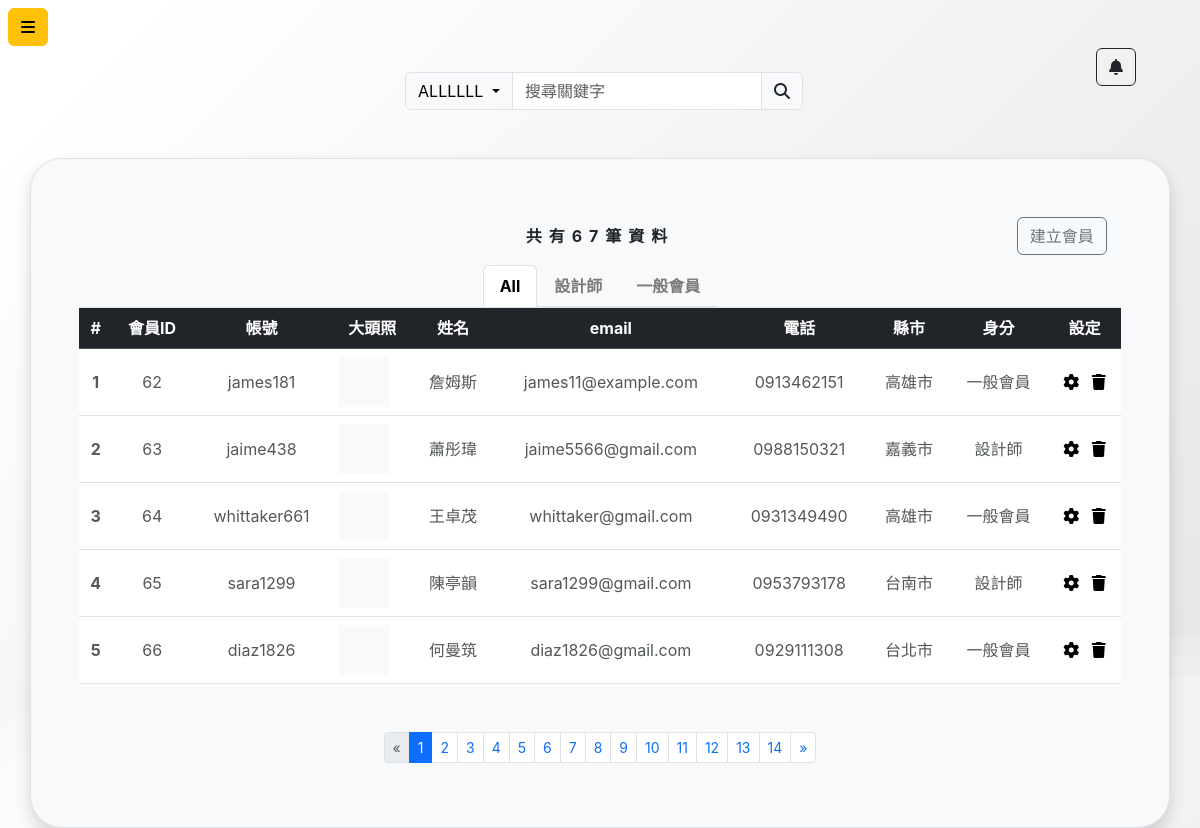
The page /membersystem/memberSys.php (signed in) on the database its author committed.
### tables this page shows
CREATE TABLE `membershipsystem` (
  `MS_ID` int(11) NOT NULL,
  `account` varchar(20) NOT NULL,
  `password` varchar(25) NOT NULL,
  `img` varchar(100) NOT NULL DEFAULT '1.jpg',
  `memberName` varchar(50) NOT NULL,
  `email` varchar(50) NOT NULL,
  `PhoneNumber` varchar(20) DEFAULT NULL,
  `ADD_city` int(5) NOT NULL DEFAULT 23,
  `ADD_detail` varchar(50) DEFAULT NULL,
  `JoinDate` timestamp NOT NULL DEFAULT current_timestamp(),
  `designerOrNot` tinyint(1) NOT NULL,
  `isValid` int(1) NOT NULL DEFAULT 1
);

CREATE TABLE `city` (
  `CityID` int(11) NOT NULL,
  `CityName` varchar(100) NOT NULL
);

### membersystem/memberSys.php (the view, shortened to what this page needs)
<?php
require_once("../conn.php");
$cityArray = array(
  0 => array('CityID' => 1, 'CityName' => '台北市',),
  1 => array('CityID' => 2, 'CityName' => '新北市',),
  2 => array('CityID' => 3, 'CityName' => '桃園市'),
  3 => array('CityID' => 4, 'CityName' => '台中市'),
  4 => array('CityID' => 5, 'CityName' => '台南市'),
  5 => array('CityID' => 6, 'CityName' => '高雄市'),
  6 => array('CityID' => 7, 'CityName' => '基隆市'),
  7 => array('CityID' => 8, 'CityName' => '新竹市'),
  8 => array('CityID' => 9, 'CityName' => '嘉義市'),
  9 => array('CityID' => 10, 'CityName' => '苗栗縣'),
  10 => array('CityID' => 11, 'CityName' => '彰化縣'),
  11 => array('CityID' => 12, 'CityName' => '南投縣'),
  12 => array('CityID' => 13, 'CityName' => '雲林縣'),
  13 => array('CityID' => 14, 'CityName' => '嘉義縣'),
  14 => array('CityID' => 15, 'CityName' => '屏東縣'),
  15 => array('CityID' => 16, 'CityName' => '宜蘭縣'),
  16 => array('CityID' => 17, 'CityName' => '花蓮縣'),
  17 => array('CityID' => 18, 'CityName' => '台東縣'),
  18 => array('CityID' => 19, 'CityName' => '澎湖縣'),
  19 => array('CityID' => 20, 'CityName' => '金門縣'),
  20 => array('CityID' => 21, 'CityName' => '連江縣'),
  21 => array('CityID' => 22, 'CityName' => '新竹縣')
);
if (isset($_GET['query']) && !empty($_GET['query'])) {
  $query = $_GET['query'];
  if (isset($_GET['search_field']) && !empty($_GET['search_field'])) {
    if ($_GET['search_field'] == '姓名') {
      $search = "`memberName` LIKE '%$query%' AND";
    } elseif ($_GET['search_field'] == '會員ID') {
      $search = "`MS_ID` LIKE '%$query%' AND";
    } elseif ($_GET['search_field'] == '居住縣市') {
      $matchCityData = '';
      foreach ($cityArray as $city) {
        if (strpos($city['CityName'], $query) !== false) {
          $matchCityData .= intval($city['CityID']) . ',';
        }
      }
      $matchCityData = rtrim($matchCityData, ',');
      if (!empty($matchCityData)) {
        $search = "`ADD_city` IN ($matchCityData) AND";
      } else {
        $search = "`ADD_city` LIKE '%$query%' AND";
      }
    } elseif ($_GET['search_field'] == '全域搜尋') {
      $search = "(
      `MS_ID` LIKE '%$query%' OR
      `account` LIKE '%$query%' OR
      `memberName` LIKE '%$query%' OR
      `email` LIKE '%$query%' OR
      `PhoneNumber` LIKE '%$query%' OR
      `ADD_city` IN (SELECT `CityID` FROM `city` WHERE `CityName` LIKE '%$query%')) AND";
    }
  }
} else {
  $query = "";
  $search = "";
}
$page = isset($_GET["page"]) ? (int)$_GET["page"] : 1;
$perPage = 5;
$pageStart = $perPage * ($page - 1);
$sql22 = "SELECT * FROM `city`";
$cid = isset($_GET["cid"]) ? (int)$_GET["cid"] : 2;
if ($cid === 2) {
  $designerSQL = "";
} else {
  $designerSQL = "`designerOrNot` = $cid AND";
}
$search_field = isset($_GET['search_field']) ? $_GET['search_field'] : '';
$search_query = isset($_GET['query']) ? $query : '';
$sql = "SELECT * FROM `membershipsystem` WHERE $designerSQL $search isValid = 1  LIMIT $pageStart, $perPage;";
$sqlAll = "SELECT * FROM `membershipsystem` WHERE $designerSQL $search isValid = 1";
$sqlCity = "SELECT * FROM `city`";
$sql2 = "SELECT * FROM `membershipsystem` WHERE `designerOrNot`";
try {
  $result22 = $conn->query($sql22);
  $resultCity = $conn->query($sqlCity);
  $rowsCity = $resultCity->fetch_all(MYSQLI_ASSOC);
  $result = $conn->query($sql);
  $resultAll = $conn->query($sqlAll);
  $result2 = $conn->query($sql2);
  $msgCount = $resultAll->num_rows;
  $rows = $result->fetch_all(MYSQLI_ASSOC);
  if ($msgCount) {
    $totalPage = ceil($msgCount / $perPage);
  } else {
    $totalPage = 0;
  }
} catch (mysqli_sql_exception $exception) {
  echo "資料讀取錯誤：" . $exception->getMessage();
  $msgCount = -1;
}
?>
<!DOCTYPE html>
<html lang="zh-hant-TW">
<head>
  <link rel="stylesheet" href="https://cdnjs.cloudflare.com/ajax/libs/font-awesome/6.6.0/css/all.min.css" />
  <link rel="stylesheet" href="../css/index.css">
  <link href="https://cdn.jsdelivr.net/npm/bootstrap@5.3.3/dist/css/bootstrap.min.css" rel="stylesheet">
</head>
<body>
</body>
<body>
  <div class="p-0 container-fluid d-flex  ">
    <button class="btn btn-warning z-3  position-fixed start-0 top-0 mt-2 ms-2" type="button" data-bs-toggle="collapse" data-bs-target="#collapseWidthExample" aria-expanded="false" aria-controls="collapseWidthExample">
      <i class="fa-solid fa-bars"></i>
    </button>
    <main class="flex-grow-1 px-3">
      <div class="d-flex p-5 justify-content-between">
        <form action="" method="get">
          <div class="input-group mt-4 flex-nowrap">
            <button class="btn btn-light border border-end dropdown-toggle" type="button" data-bs-toggle="dropdown" aria-expanded="false">
              <?= isset($_GET['search_field']) ? htmlspecialchars($_GET['search_field']) : 'ALLLLLL'; ?>
            </button>
            <input type="text" class="form-control transparent-input" name="query" id="search" placeholder="搜尋關鍵字" aria-label="Query" aria-describedby="addon-wrapping" value="<?= isset($_GET['query']) ? htmlspecialchars($_GET['query']) : ''; ?>">
            <button class="input-group-text search" id="addon-wrapping"><i class="fa-solid fa-magnifying-glass"></i></button>
          </div>
        </form>
        <div>
          <button type="button" class="btn btn-outline-dark"><i class="fa-solid fa-bell"></i></button>
        </div>
      </div>
      <div class="container border p-5 rounded-5 bg-light shadow">
        <div class="d-flex justify-content-between align-items-center">
          <p class="fs-3 fw-bold" style="width:10%;">
            <a href="./memberSys.php" style="text-decoration: none; color: inherit;">
            </a>
          </p>
          <span class=" fw-bold m-0 letter-spacing text-center" style="width:80%; ; text-align: center;">共有<?= $msgCount ?>筆資料</span>
          <div class="d-flex align-items-center" style="width:10%;">
            <button type="button" class="btn btn-outline-secondary" data-bs-toggle="modal" data-bs-target="#exampleModal" class="ms-end">建立會員</button>
          </div>
        </div>
        <div class="nav nav-tabs mx-auto justify-content-center">
          <div class="nav nav-tabs">
            <a class="nav-link <?= $cid === 2 ? "active text-black fw-bold" : "text-black-50 fw-bold"?>" href="./memberSys.php?cid=2<?= "&search_field=$search_field&query=$search_query" ?>">All</a>
            <a class="nav-link <?= $cid === 1 ? "active text-black fw-bold" : "text-black-50 fw-bold"?>" href="./memberSys.php?cid=1<?= "&search_field=$search_field&query=$search_query" ?>">設計師</a>
            <a class="nav-link <?= $cid === 0 ? "active text-black fw-bold" : "text-black-50 fw-bold" ?>" href="./memberSys.php?cid=0<?= "&search_field=$search_field&query=$search_query" ?>">一般會員</a>
          </div>
        </div>
        <div class="tab-content" id="pills-tabContent">
          <div class="tab-pane fade show active" id="pills-home" role="tabpanel" aria-labelledby="pills-home-tab" tabindex="0">
            <table class="table table-hover">
              <thead>
                <tr class="table-dark">
                  <th class="index" scope="col">#</th>
                  <th class="MS_ID" scope="col"> 會員ID</th>
                  <th class="account" scope="col">帳號</th>
                  <th class="img" scope="col">大頭照</th>
                  <th class="memberName" scope="col">姓名</th>
                  <th class="	email" scope="col"> email</th>
                  <th class="PhoneNumber" scope="col">電話</th>
                  <th class="ADD_city" scope="col">縣市</th>
                  <th class="designerOrNot " scope="col">身分 </th>
                  <th class="ctrls" scope="col">設定</th>
                </tr>
              </thead>
              <tbody>
                <? if ($msgCount > 0) : ?>
                  <?php foreach ($rows as $index => $row) : ?>
                    <tr>
                      <th style="color: #535953;" scope="row"><?= $index + 1 ?></th>
                      <td style="color: #535953;"><?= $row["MS_ID"] ?></td>
                      <td style="color: #535953;"><?= $row["account"] ?></td>
                      <td>
                        <div class="w50px h50px bg-light overflow-hidden">
                        </div>
                      </td>
                      <td style="color: #535953;"><?= $row["memberName"] ?></td>
                      <td style="color: #535953;"><?= $row["email"] ?></td>
                      <td style="color: #535953;"><?= $row["PhoneNumber"] ?></td>
                      <td style="color: #535953;">
                        <?= $cityName = "";
                        foreach ($rowsCity as $rowCity) {
                          if ($row["ADD_city"] == $rowCity["CityID"]) {
                            $cityName = $rowCity["CityName"];
                            break;
                          }
                        }
                        echo $cityName;
                        ?>
                      </td>
                      <td style="color: #535953;"> <?php
                                                    if ($row["designerOrNot"] == 1) {
                                                      echo "設計師";
                                                    } else {
                                                      echo "一般會員";
                                                    }
                                                    ?>
                      </td>
                      <td>
                        <i class=" fa-solid fa-gear me-2 hover" data-bs-toggle="modal" data-bs-target="#setModal<?= $index ?>"></i>
                        <i class=" btn-del fa-solid fa-trash hover" idn="<?= $row["MS_ID"] ?>"></i>
                      </td>
                    </tr>
                  <?php endforeach; ?>
                <? endif ?>
              </tbody>
            </table>
            <nav aria-label="Page navigation example" class="d-flex justify-content-center mt-5">
              <ul class="pagination pagination-sm">
                <?php if ($msgCount > 0): ?>
                  <li class="page-item <?= $page == 1 ? 'disabled' : '' ?>">
                    <a class="page-link" href="?page=<?= max(1, $page - 1) ?><?= "&cid=$cid" ?><?= "&search_field=$search_field" ?><?= "&query=$search_query" ?>" aria-label="Previous">
                      <span aria-hidden="true">&laquo;</span>
                    </a>
                  </li>
                  <?php for ($i = 1; $i <= $totalPage; $i++): ?>
                    <li class="page-item <?= $page == $i ? 'active' : '' ?>" aria-current="page">
                      <a href="?page=<?= $i ?><?= "&cid=$cid" ?><?= "&search_field=$search_field" ?><?= "&query=$search_query" ?>" class="page-link"><?= $i ?></a>
                    </li>
                  <?php endfor; ?>
                  <li class="page-item <?= $page == $totalPage ? 'disabled' : '' ?>">
                    <a class="page-link" href="?page=<?= min($totalPage, $page + 1) ?><?= "&cid=$cid" ?><?= "&search_field=$search_field" ?><?= "&query=$search_query" ?>" aria-label="Next">
                      <span aria-hidden="true">&raquo;</span>
                    </a>
                  </li>
                <?php endif; ?>
              </ul>
            </nav>
          </div>
        </div>
      </div>
    </main>
</body>
</html>

### css/index.css (style rules this page uses)
.w50px { width: 50px; }
.h50px { height: 50px; }
* { padding: 0; margin: 0; box-sizing: border-box; }
#search { width: 250px; transition: width 0.5s ease; }
.hover { cursor: pointer; }
.letter-spacing { letter-spacing: 7px; }

### membersystem/memberSys.php (style rules this page uses)
body { margin: auto; font-family: -apple-system, BlinkMacSystemFont, sans-serif; overflow: auto; background: linear-gradient(315deg, rgba(180, 180, 180, 1) 3%, rgba(200, 200, 200, 1) 38%, rgba(220, 220, 220, 1) 68%, rgba(255, 255, 255, 1) 98%); animation: gradient 15s ease infinite; background-size: 400% 400%; background-attachment: fixed; }
th, td { vertical-align: middle; text-align: center; }

### rows shown on the page
membershipsystem: MS_ID "62", account "james181", memberName "詹姆斯", email "james11@example.com", PhoneNumber "0913462151", designerOrNot "一般會員"
city: CityName "高雄市"
membershipsystem: MS_ID "63", account "jaime438", memberName "蕭彤瑋", email "jaime5566@gmail.com", PhoneNumber "0988150321", designerOrNot "設計師"
city: CityName "嘉義市"
membershipsystem: MS_ID "64", account "whittaker661", memberName "王卓茂", email "whittaker@gmail.com", PhoneNumber "0931349490", designerOrNot "一般會員"
membershipsystem: MS_ID "65", account "sara1299", memberName "陳亭韻", email "sara1299@gmail.com", PhoneNumber "0953793178", designerOrNot "設計師"
city: CityName "台南市"
membershipsystem: MS_ID "66", account "diaz1826", memberName "何曼筑", email "diaz1826@gmail.com", PhoneNumber "0929111308", designerOrNot "一般會員"
city: CityName "台北市"

### other values the page prints
$msgCount "67"
